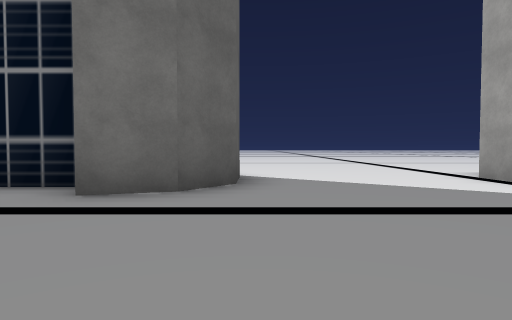
View 1 (above)

24 first-person views from a walk through a Unity game level. The camera is 1.2 m above the floor, tilts 2° down and sees 75° across. The floor is counted in squares, 2.59 m on a side. Each view is taken from the middle of a square. On the plan, view 1 faces up. The plan holds only what a view shows up to about 9 squares ahead; the rest is blank. The place goes on beyond the plan. The player character is not drawn. Some surface patterns are stand-ins.

View 2
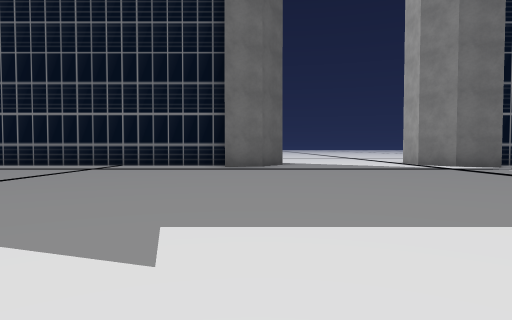

View 3
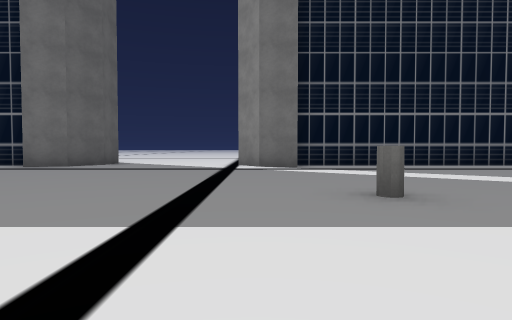

View 4
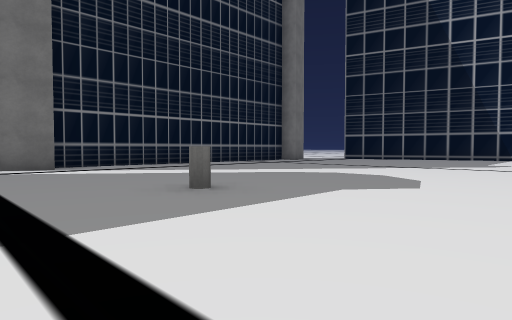

View 5
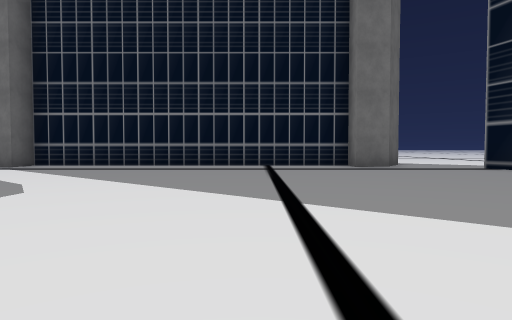

View 6
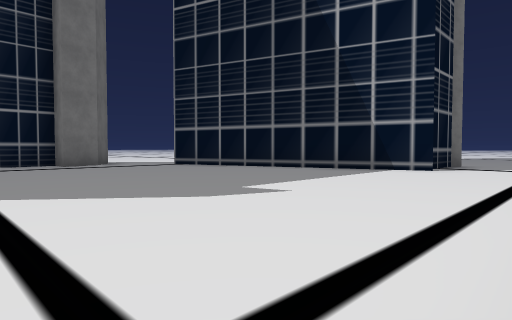

View 7
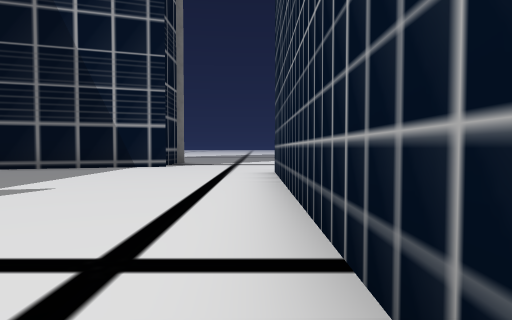

View 8
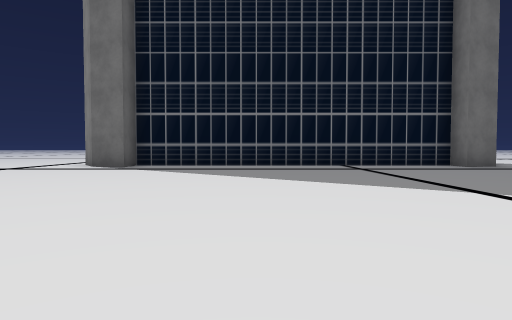

View 9
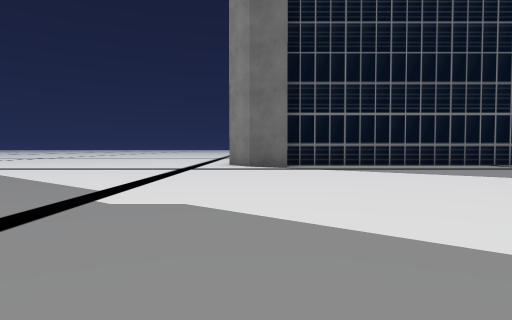

View 10
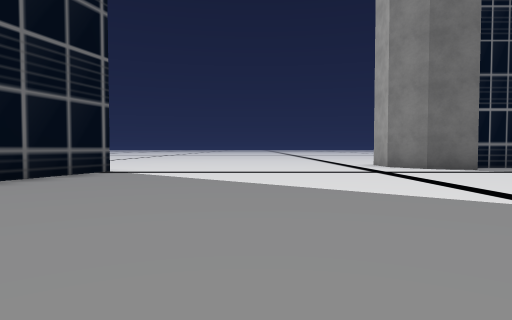

View 11
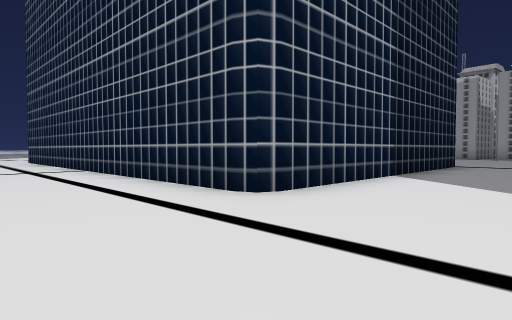

View 12
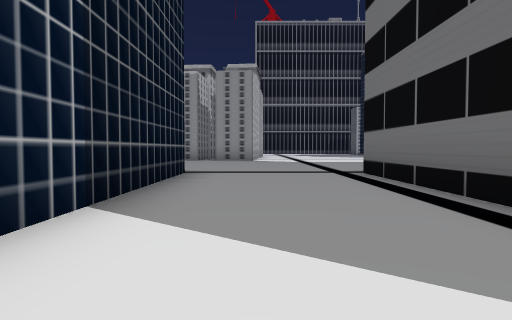

View 13
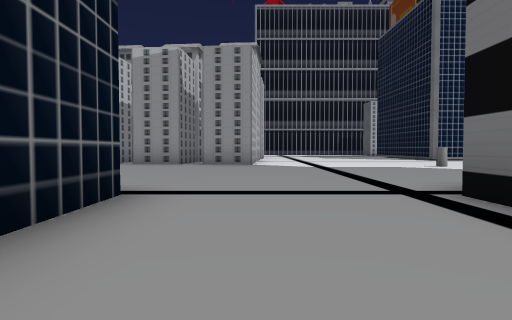

View 14
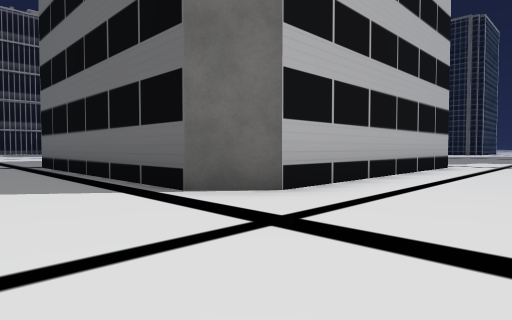

View 15
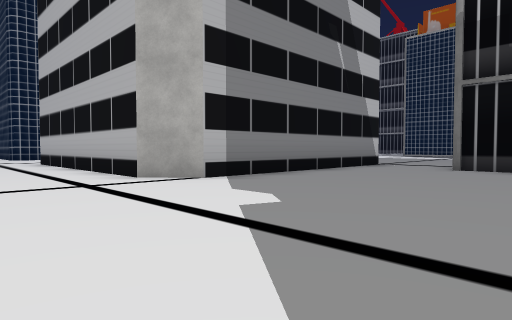

View 16
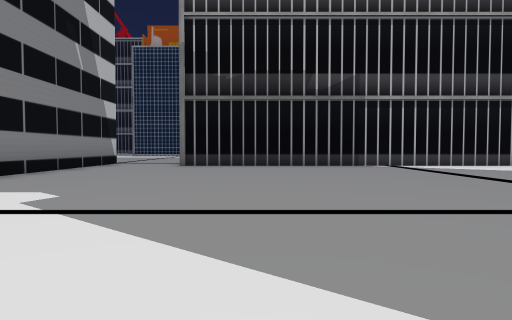

View 17
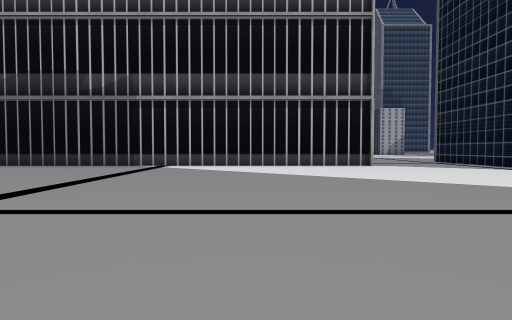

View 18
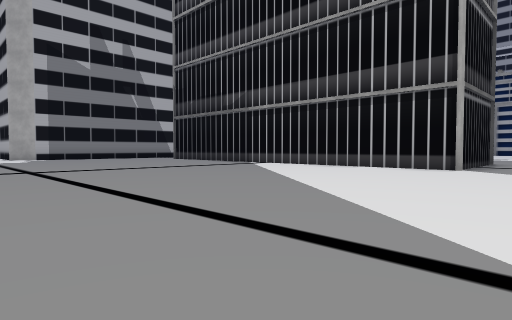

View 19
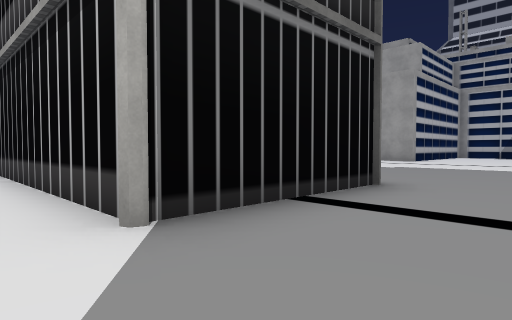

View 20
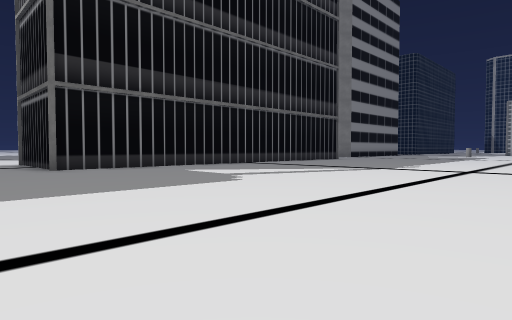

View 21
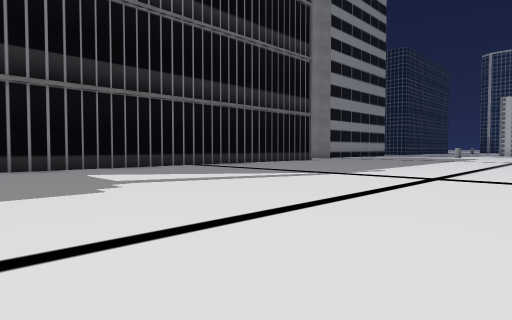

View 22
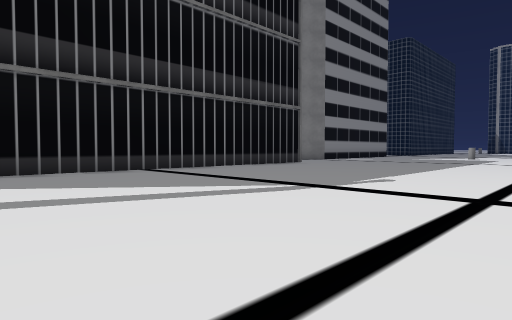

View 23
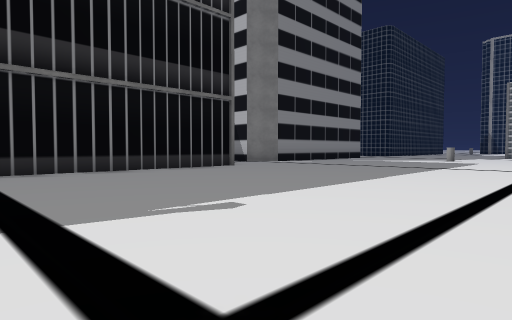

View 24
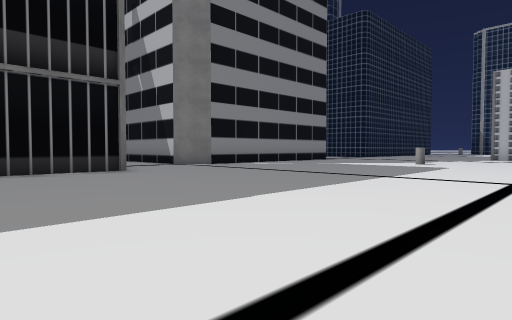

### Floor plan
Points are (right, up) in squares from view 1. A wall is a line through its corners. A room is listed if a view was taken in it or the views show most of it. See-through windows are left out.
Room 1 (views 1, 2, 3, 4, 5, 6, 7, 8, 9, 10, 11, 14, 15, 16, 17, 18)
walls: (-0.3, 5.2) (-0.3, 4.4) (-0.8, 3.6) (-1.8, 3.3) (-1.8, 4) (-10.2, 4) (-10.2, 3.2) (-11.2, 3.5) (-11.7, 4.3) (-11.7, 5.1); (-4.7, -10.5) (-4.7, -7.1) (-3.9, -6.4) (2.2, -6.4) (3, -7.1); (6.3, -6.7) (6.5, -6.4) (16.5, -6.4); (-17.9, 2.8) (-18.6, 0.6); (-18.1, -11.9) (-7, -11.9); (14.7, 4) (14.4, 3.6) (13.5, 3.3) (13.5, 4) (5, 4) (5, 3.2) (4.1, 3.5) (3.5, 4.3) (3.5, 5.3); (18.2, -3.2) (16.3, 2.8)
ways out: opening at (-19.5, -11.5) to room 2; opening at (-5.5, -11.5) to room 2; opening at (5, -7) to room 2; opening at (3, 7.5); opening at (15.5, 3)
objects: cylinder (5, -2)
Room 2 (views 12, 13, 19, 20, 21, 22, 23, 24)
walls: (-7, -15.1) (-18.1, -15.1) (-18.1, -11.9); (-4.7, -12.5) (-4.7, -10.5); (6.3, -13.4) (6.3, -6.7); (3, -7.1) (3, -13.4)
ways out: opening at (-19.5, -11.5) to room 1; opening at (-5.5, -11.5) to room 1; opening at (5, -7) to room 1
objects: cylinder (0, -19)

Where each view was taken, in squares from view 1:
view 1: 0 up, 0 right, facing up
view 2: 5 down, 1 left, facing up
view 3: 5 down, 4 right, facing up
view 4: 5 down, 3 right, facing up-right
view 5: 5 down, 11 right, facing up
view 6: 6 down, 11 right, facing up-right
view 7: 6 down, 10 right, facing right
view 8: 5 down, 7 left, facing up
view 9: 5 down, 11 left, facing up
view 10: 4 down, 15 left, facing up
view 11: 4 down, 4 right, facing down-right
view 12: 7 down, 5 right, facing down
view 13: 10 down, 5 right, facing down
view 14: 4 down, 5 right, facing down-left
view 15: 4 down, 9 left, facing down-right
view 16: 3 down, 9 left, facing down
view 17: 3 down, 15 left, facing down
view 18: 4 down, 20 left, facing down-right
view 19: 11 down, 20 left, facing down-right
view 20: 23 down, 20 left, facing up-right
view 21: 23 down, 18 left, facing up-right
view 22: 22 down, 16 left, facing up-right
view 23: 22 down, 13 left, facing up-right
view 24: 22 down, 10 left, facing up-right
